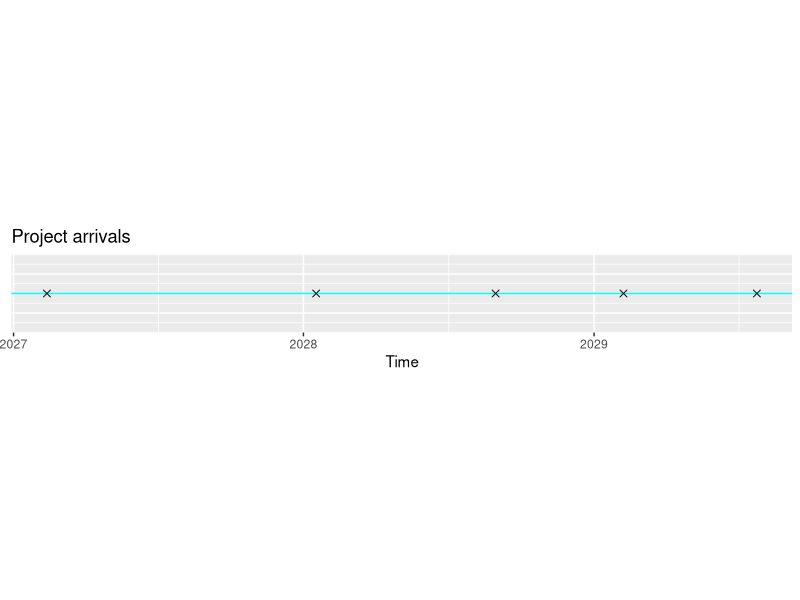
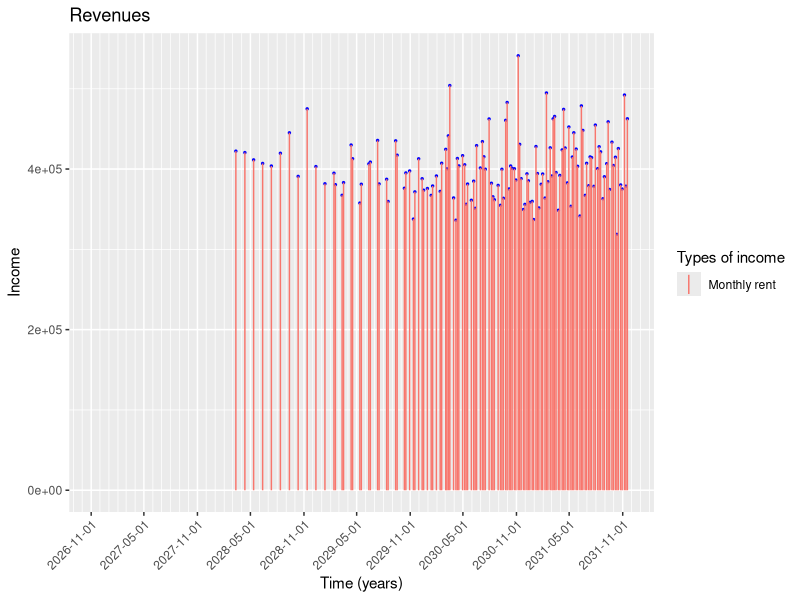

Write R code to recreate these figures, in order.
library(ggplot2)
library(lubridate)

## Utility functions

sampleFromMonthsDistribution <- function(sop, probs) {
  if (sum(probs) != 1) {
    stop(paste("Probs should add up 1. Got ", sum(probs)))
  }
  probsAc <- cumsum(probs)
  unif <- runif(1)
  for (i in 1:length(probsAc)) {
    if (unif < probsAc[i]) {
      return(sop[i])
    }  
  }
}

sumMonths <- function(date, months) {
  result <- date + lubridate:::months.numeric(months)
  if (is.na(result)) {
    result <- date + lubridate:::days(3) + lubridate:::months.numeric(months)
    return(result)
  }
  return(result)
}

# ---- Algorithm ----

t=5 # Lifetime of the company
# Mexican economy
y=0.1 # Annual interest rate
r=-0.02 # Inflation rate
# Project
projectType="05InhouseProjects" # Project type
lambda=1 # Expected number of projects developed in a year
# Development time distribution
sop=c(   10,   11,    12,    13,   14,   15,   16)
probs=c(2/37,4/37,15/37,10/37,3/37,2/37,1/37)
# Payment scheme
averageMonthlyRent=400000 # Project average monthly rent
sdMonthlyRent=100000 # Project monthly rent standar deviation

# Calculate monthly effective interest rate
y12 <- ( 1 + y ) ^ ( 1 / 12) - 1

time <- 0
arrivalTime <- 0
positiveFlows <- data.frame()
now <- as_date(Sys.time())
valuationPeriodEndDate <- now + years(t)
arrivals <- c()
presentValues <- c()
while (time < t) {
  interarrivalTime <- rexp(n = 1, rate = lambda)
  time <- time + interarrivalTime 
  if (time < t) {
    arrivalTime <- arrivalTime + interarrivalTime
    arrivalTimeInSeconds <- as.numeric(duration(arrivalTime, unit = "years"))
    arrivalDate <- as_date(now + seconds(arrivalTimeInSeconds))
    arrivals <- c(arrivals, arrivalDate)
    developmentMonths <- sampleFromMonthsDistribution(sop = sop, probs = probs)
    endDate <- sumMonths(arrivalDate, developmentMonths)
    if (endDate < valuationPeriodEndDate) {
      # Case 1
      count <- 1
      repeat {
        monthlyRentDate <- sumMonths(endDate, count)
        if (monthlyRentDate > valuationPeriodEndDate) {
          break
        }
        monthlyRent <- rlnorm(1, mean = log(averageMonthlyRent), sd = 1 / log(sdMonthlyRent))
        entry <- list(monthlyRentDate, monthlyRent, TRUE, "Monthly rent")
        positiveFlows <- rbind(positiveFlows, entry, stringsAsFactors = FALSE)
        discountFactor <- 1 / (1 + y) ^ (arrivalTime + (developmentMonths / 12) + (count / 12))
        presentValue <- discountFactor * monthlyRent 
        presentValues <- c(presentValues, presentValue)
        count <- count + 1
      }
    }
  }
}
names(positiveFlows) <- c("Date","Amount","Income","Concept")
breaksVec <- c(seq(from=floor_date(as_date(Sys.time()), unit="month"),
                   to=ceiling_date(max(as_date(positiveFlows$Date)), unit="month"),
                   by="6 months"))
coloresChidos <- c("hotpink", "gold", "darkorange", "coral4")
revenuesPlot <- ggplot(data=positiveFlows, aes(x=as_date(positiveFlows$Date), y=positiveFlows$Amount)) +
  geom_point(color="blue", size=0.5) + 
  ylim(c(0,max(positiveFlows$Amount)+1000)) +
  xlim(c(as_date(Sys.time()),max(as_date(positiveFlows$Date)))) +
  labs(title="Revenues", x="Time (years)", y="Income") +
  geom_linerange(aes(x=as_date(positiveFlows$Date), ymax=positiveFlows$Amount, ymin=0, color=positiveFlows$Concept)) +
  guides(color=guide_legend(title="Types of income")) +
  scale_x_date(breaks = breaksVec, date_minor_breaks = "1 month", limits = c(as_date(Sys.time()), NA)) +
  theme(axis.text.x = element_text(angle = 45, hjust = 1))
#geom_linerange(aes(x=as_datetime(positiveFlows$Date), ymax=positiveFlows$Amount, ymin=0), color="#00AFBB") +
#geom_hline(yintercept=mean(positiveFlows[positiveFlows$Concept %in% c("Advance fee"),]$Amount), size=1, color=coloresChidos[1]) +
#geom_hline(yintercept=mean(positiveFlows[positiveFlows$Concept %in% c("Monthly fee"),]$Amount), size=1, color=coloresChidos[2]) +
#geom_hline(yintercept=mean(positiveFlows[positiveFlows$Concept %in% c("Final fee"),]$Amount), size=1, color=coloresChidos[3]) +
#geom_hline(yintercept=mean(positiveFlows[positiveFlows$Concept %in% c("Monthly rent"),]$Amount), size=1, color=coloresChidos[4]) +
#scale_color_manual(values=coloresChidos)
arrivalsPlot <- ggplot(data=data.frame(arrivals), aes(x=as_date(arrivals), y=c(0))) + 
  ylim(c(0,0)) +
  labs(title="Project arrivals", x="Time", y="") +
  theme(aspect.ratio=0.1, 
        axis.title.y=element_blank(),
        axis.text.y=element_blank(),
        axis.ticks.y=element_blank()) +
  geom_hline(yintercept=0, size=0.5, color="cyan") +
  geom_point(shape=4, size=2) 
projectsPresentValue <- sum(presentValues)
# Get anual revenues
annualRevenues <- data.frame()
for (i in 1:t) {
  lowerBound <- now + lubridate:::years(i - 1)
  upperBound <- lowerBound + lubridate:::years(1)
  df <- positiveFlows[lowerBound <= as_date(positiveFlows$Date) & as_date(positiveFlows$Date) < upperBound,]
  total.rent.payments <- sum(df[df$Concept %in% c("Monthly rent"),]$Amount)
  period <- lowerBound %--% upperBound
  entry <- list(as.factor(period), total.rent.payments)
  annualRevenues <- rbind(annualRevenues, entry, stringsAsFactors = FALSE)
}
names(annualRevenues) <- c("Period", "Monthly rents")
write.csv(t(annualRevenues), file=paste(projectType,"AnnualRevenueData.csv",sep=""))

# Get monthly revenues
monthlyRevenues <- data.frame()
operationMonths <- t * 12
for (i in 1:operationMonths) {
  lowerBound <- sumMonths(now, i - 1)
  upperBound <- sumMonths(lowerBound, 1)
  df <- positiveFlows[lowerBound <= as_date(positiveFlows$Date) & as_date(positiveFlows$Date) < upperBound,]
  total.advance.payments <- sum(df[df$Concept %in% c("Advance fee"),]$Amount)
  total.monthly.payments <- sum(df[df$Concept %in% c("Monthly fee"),]$Amount)
  total.final.payments <- sum(df[df$Concept %in% c("Final fee"),]$Amount)
  total.rent.payments <- sum(df[df$Concept %in% c("Monthly rent"),]$Amount)
  period <- lowerBound %--% upperBound
  entry <- list(i, as.factor(period), total.advance.payments, total.monthly.payments, total.final.payments, total.rent.payments)
  monthlyRevenues <- rbind(monthlyRevenues, entry, stringsAsFactors = FALSE)
}
names(monthlyRevenues) <- c("Month", "Period","Advance fees","Monthly fees","Final fees","Monthly rents")
write.csv(t(monthlyRevenues), file=paste(projectType,"MonthlyRevenueData.csv",sep=""))

result <- list(
  positiveFlows,
  projectsPresentValue,
  annualRevenues,
  monthlyRevenues,
  revenuesPlot,
  arrivalsPlot
)
names(result) <- c("Flows", "Projects PV", "Annual revenues", "Monthly revenues", "Revenues", "Arrivals")






